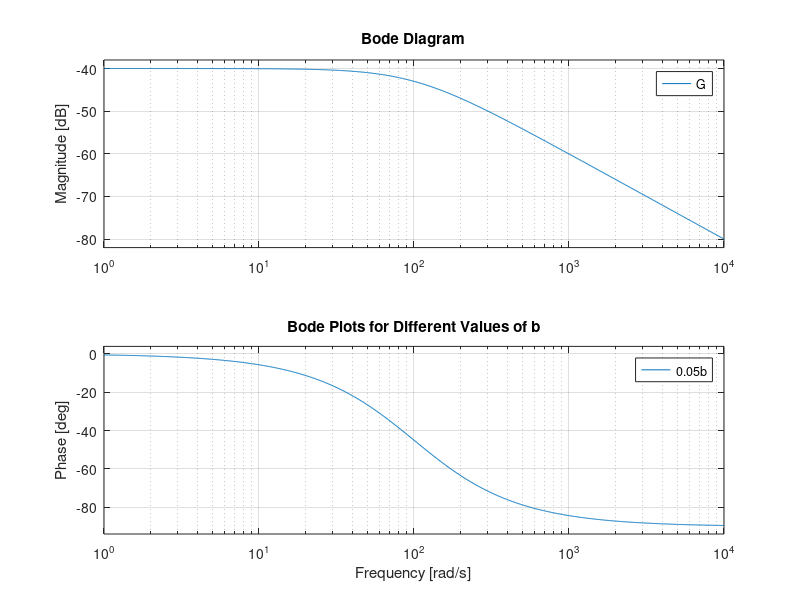

Source code (MATLAB): (Note: this script raises an error after producing the figure.)
%% A //----------//----------//----------//----------//----------//

a = 1;
b = 2;
b_values = [0.05*b, 1*b, 50*b];

figure;
hold on;
for i = 1:length(b_values)
    b = b_values(i);
    G = tf(a, [1, b])
    bode(G);
end
hold off;

grid on;
legend('0.05b', 'b', '50b');
title('Bode Plots for Different Values of b');

%% B //----------//----------//----------//----------//----------//

a = 1;
b = 2;
b_values = [0.05*b, 1*b, 50*b];

figure;
for i = 1:length(b_values)
    b = b_values(i);
    G = tf(a, [1, b])
    
    % Calculate the Bode plot
    [m, p] = bode(G);
    
    % Make into 1D array
    m = m(1, :);
    p = p(1, :);
    
    % Convert to radians 
    polarplot((p*pi/180), m, 'DisplayName', ['b = ' num2str(b)], 'LineWidth', 2);
    hold on;
end
legend('Location', 'Best');

%% C //----------//----------//----------//----------//----------//

b = 2;
c_values = [0.1*b, 10*b];

% Magnitude and phase plots
figure;
hold on;
for i = 1:length(c_values)
    c = c_values(i);
    G = tf([b, 1], [c, 1, 0, 0])
    bode(G);
end
hold off;

grid on;
legend('0.1b', '10b');
title('Bode Plots for Different Values of c');

% Polar plot
figure;
for i = 1:length(c_values)
    c = c_values(i);
    G = tf([b, 1], [c, 1, 0, 0]);
    
    % Calculate the Bode plot
    [m, p] = bode(G);
   
    % Make into 1D array
    m = m(1, :);
    p = p(1, :);
    
    % Generate the polar plot
    polarplot((p* pi)/180, m, 'DisplayName', ['c = ' num2str(c)], 'LineWidth', 2);
    hold on;
end
legend('Location', 'Best');
pax = gca;
rlim([0 50]); % set axis limits

%% D //----------//----------//----------//----------//----------//

a = 1;  b = 2;  wn = b;  zeta_values = [0.2, 0.5, 0.8];

% Magnitude and phase plots
figure;
hold on;
for i = 1:length(zeta_values)
    zeta = zeta_values(i);
    G = tf((a * wn^2), [1, 2 * zeta * wn, wn^2])
    bode(G);
end
hold off;

grid on;
legend('0.2', '0.5', '0.8');
title('Bode Plots for Different Values of ζ');

% Polar plot
figure;
for i = 1:length(zeta_values)
    zeta = zeta_values(i);
    G = tf((a * wn^2), [1, 2 * zeta * wn, wn^2]);
    
    % Calculate the Bode plot
    [m, p] = bode(G);
        
    % Make into 1D array
    m = m(1, :);
    p = p(1, :);
    
    % Generate the polar plot
    polarplot((p*pi)/180, m, 'DisplayName', ['ζ = ' num2str(zeta)], 'LineWidth', 2);
    hold on;
end
legend('Location', 'Best');
pax = gca; % set axis limits
rlim([0 3]);
